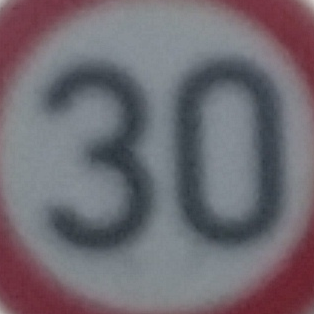
#> input picture normPictures/justTrying1.png, 314 x 314 px
$ python editExampleShields.py
#> lines starting #> are read from the running program, lines starting #| are printed output that depends on the picture; after the words box and inside, x2 and y2 are one past the last pixel; in counts of white or black regions, pixels touching at a corner belong together
#> further down, img is the input picture: shape (314, 314, 3); mean B, G, R 113.9, 106.7, 112.4
import numpy as np
import cv2


# [100 lines left out: functions get_bgr_values, convert_original, compare, compare_all, resizing, not called in this run]


def edit_custom_image(image, gray=80):
    """
    sets size and set gray parameters for the given custom image """
#> called with gray = 80
    image = cv2.resize(image, (SIZE, SIZE))
    image = cv2.cvtColor(image, cv2.COLOR_BGR2GRAY)
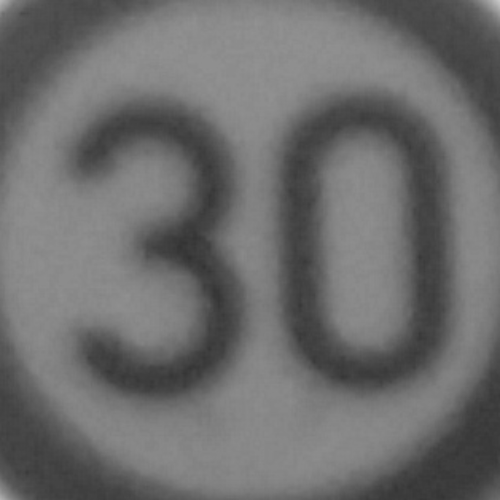
#> image: shape (500, 500); min 50, max 200, mean 109.2
    for row in range(0, SIZE):
        for col in range(0, SIZE):
            if image[row][col] > gray:
                image[row][col] = 255
            else:
                image[row][col] = 0
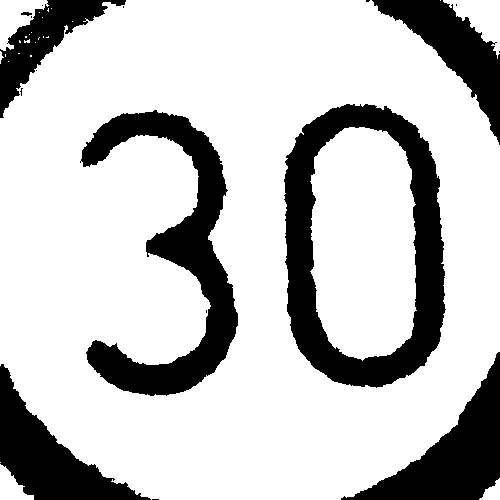
#> image: shape (500, 500); 76.7% white; 17 black regions (10 under 20 px), largest, box (x1, y1, x2, y2) and area: (284, 104, 446, 388) 17601, (80, 110, 238, 396) 14549, (341, 352, 500, 500) 8303

    return image


SIZE = 500

path = "normPictures/justTrying1.png"
img = cv2.imread(path)
img = edit_custom_image(img)
cv2.imshow("image", img)
cv2.waitKey(0)

# compare_all(img)
